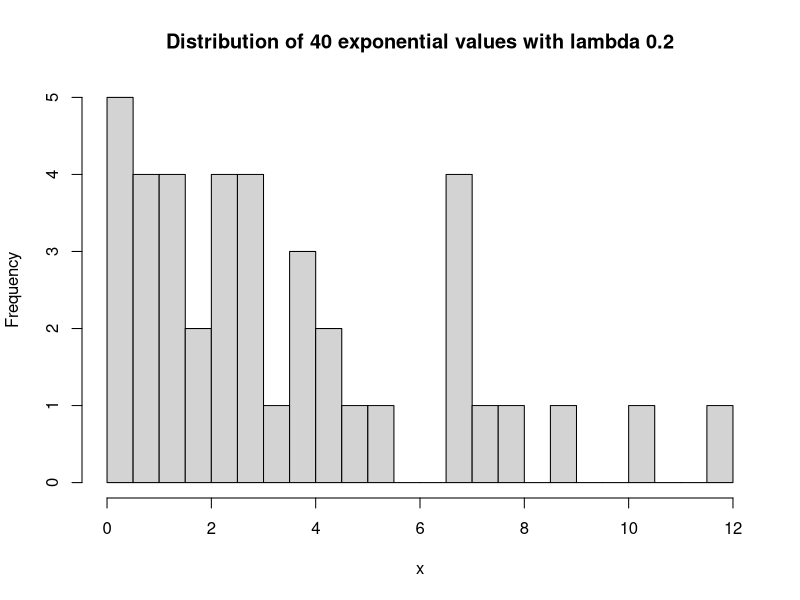
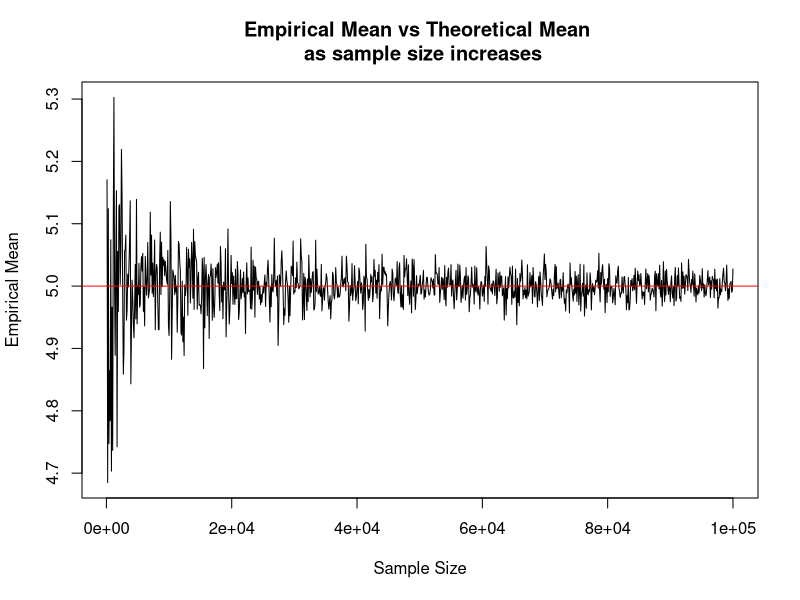
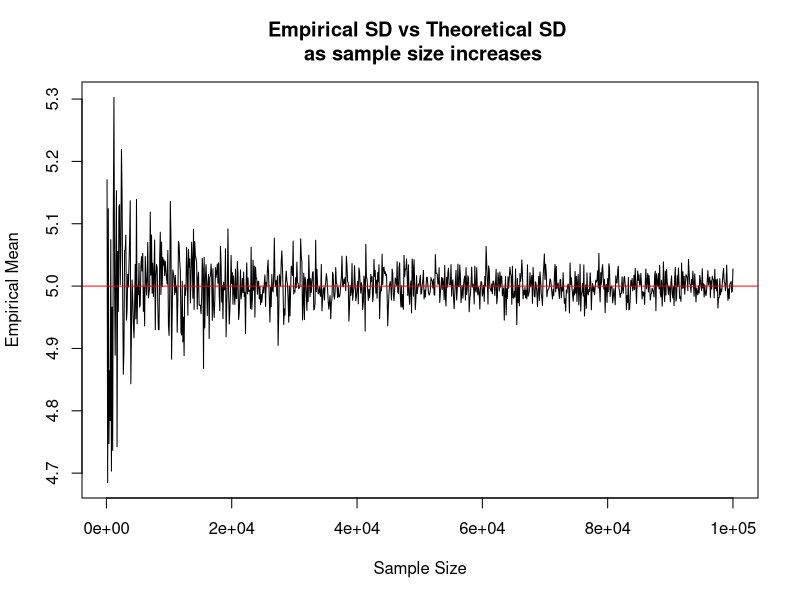
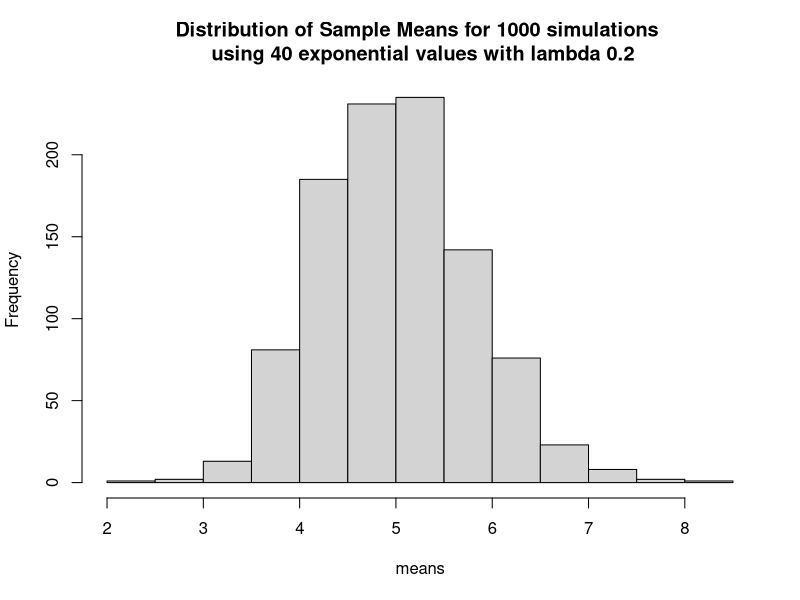

These figures' R source, in order:
## ---- chunk 1
lambda <- 0.2
n <- 40
simulations <- 1000
## ---- chunk 2
x <- rexp(n, rate = lambda)
title <- sprintf("Distribution of %g exponential values with lambda %g", n, lambda)
hist(x, breaks = 20, main = title)
## ---- chunk 3
theoreticalMean <- 1 / lambda
empiricalMean <- mean(x)
sprintf("Theoretical Mean: %g - Empirical Mean: %g", theoreticalMean, empiricalMean)
## ---- chunk 4
sampleSizes <- seq(100, 100000, 100)

means <- NULL
for (i in 1:length(sampleSizes)){
    thisMean <- mean(rexp(sampleSizes[i], rate = lambda))
    means <- c(means, thisMean)
}
title <- sprintf("Empirical Mean vs Theoretical Mean \n as sample size increases")
xlab = "Sample Size"
ylab = "Empirical Mean"
plot(x = sampleSizes, y = means, type='l', main=title, xlab = xlab, ylab = ylab)
abline(h=theoreticalMean, col = "red")
## ---- chunk 5
theoreticalSD <- 1 / lambda
empiricalSD <- sd(x)
sprintf("Theoretical SD: %g - Empirical SD: %g", theoreticalSD, empiricalSD)
## ---- chunk 6
sds <- NULL
for (i in 1:length(sampleSizes)){
    thisSD <- sd(rexp(sampleSizes[i], rate = lambda))
    sd <- c(sds, thisSD)
}
title <- sprintf("Empirical SD vs Theoretical SD \n as sample size increases")
xlab = "Sample Size"
ylab = "Empirical Mean"
plot(x = sampleSizes, y = means, type='l', main=title, xlab = xlab, ylab = ylab)
abline(h=theoreticalSD, col = "red")
## ---- chunk 7
means <- NULL

for(i in 1:simulations){
    x <- rexp(n, rate = lambda)
    means <- (c(means, mean(x)))
}
title <- sprintf("Distribution of Sample Means for %g simulations \n using %g exponential values with lambda %g", simulations, n, lambda)
hist(means, breaks = 20, main = title)

